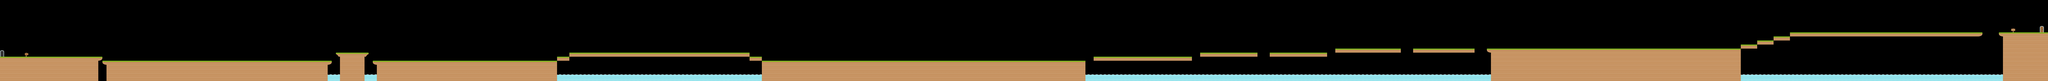

Rendered tile map (Tiled .tmx) drawn with the repository's tilesets; below, a short description and the map source with its tile grids summarised:
An orthogonal 500x20 tile map with 70x70 px tiles, 1 tile layer (Tile Layer 1) and 317 objects (250x Item, 29x Floor, 27x Enemy, 5x DieZone, 4x EffectItem, ...).

<map version="1.0" orientation="orthogonal" renderorder="right-down" width="500" height="20" tilewidth="70" tileheight="70">
 <tileset firstgid="1" name="tiles_spritesheet" tilewidth="70" tileheight="70" spacing="2">
  <image source="tiles_spritesheet.png" width="914" height="936" />
 </tileset>
 <layer name="Tile Layer 1" width="500" height="20">
  <data>[10000 cells, 2335 non-empty, 14 distinct tile ids]</data>
 </layer>
 <objectgroup name="Objects">
  <!-- 317 objects omitted --></objectgroup>
</map>
<!-- 317 of 317 objects omitted -->
